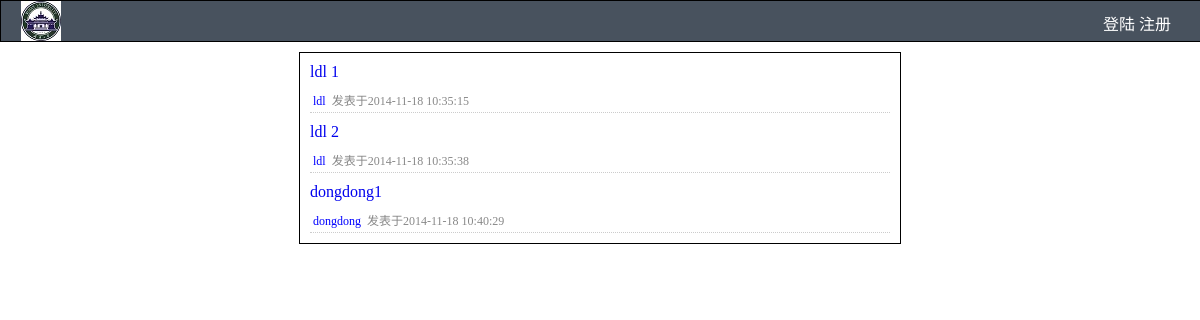
Screenshot of /blog/ with the database file from the repository.
### blog/models.py (models this page shows, shortened)
class BlogTable1(models.Model):
      userID=models.CharField(max_length=10)
      userName=models.CharField(max_length=30)
      title=models.CharField(max_length=150)
      body=models.TextField()
      category=models.ForeignKey(BlogCategory)
      tag=models.CharField(max_length=100)
      timestamp=models.DateTimeField()

### blog/views.py (the view)
# urls.py: urlpatterns=patterns('',url(r'^$',homepage),
def homepage(request):
    blogs=BlogTable1.objects.all()
    if 'userName' in request.session:
        return render_to_response('index.html',{'blogs':blogs,'userName':request.session['userName'],'userID':request.session['userID']},context_instance=RequestContext(request))
    else:
        return render_to_response('index.html',{'blogs':blogs},context_instance=RequestContext(request))

### blog/templates/index.html (shortened to what this page needs)
<!DOCTYPE html>
<head>
  <link rel="stylesheet" href="css/index.css" type="text/css">
</head>
<body>
     <div id="head">
         <div id="logo">
              <a href="/blog" id="bloglogo"></a>
         </div>
         <div id="loginarea">
             {%if userName%}
                <a id="userlogined" href="/blog/{{userID}}">{{userName}}</a>
                <div id="logindiv">
                    <a href="/blog/{{userID}}">我的博客</a><br>
                    <a href="/blog/{{userID}}/logout">退出</a>
                </div>
             {%else%}
                <a href="/blog/gologin">登陆</a>
                <a href="/blog/goregister">注册</a>
             {%endif%}
         </div>
     </div>
     <div id="main">
        {%for blog in blogs%}
          <div class="bloglist">
              <div class="blogtitle"><a href="/blog/{{blog.userID}}/article/{{blog.id}}">{{blog.title}}</a></div>
              <div class="bloginfo"><a href="/blog/{{blog.userID}}" class='username'>{{blog.userName}}</a>发表于{{blog.timestamp|date:"Y-m-d H:i:s"}}</div>
          </div>
        {%endfor%}
     </div>
</body>
</html>

### static/css/index.css (style rules this page uses)
body { height:100%; width:100%; margin:0; text-align:center; }
body a { text-decoration:none; }
#head { width:100%; height:40px; margin:0px; border:solid 1px; background:#48525e; }
#bloglogo { background-image:url("/blog/pic/logoindex.jpg"); width:40px; height:40px; float:left; margin-left:20px; }
#loginarea { float:right; margin-right:20px; text-align:center; padding:10px; }
#loginarea a { color:white; }
#main { width:50%; height:40%; border:solid 1px; margin:0 auto; text-align:center; margin-top:10px; }
.bloglist { text-align:left; margin:10px; border-bottom:1px dotted #ccc; }
.bloginfo { margin:3px; margin-top:10px; color:#888; font-size:12px; margin-right:30px; }
.username { color:blue; margin-right:6px; }

### rows the page displays
BlogTable1: title "ldl 1", userName "ldl", timestamp "2014-11-18 10:35:15"
BlogTable1: title "ldl 2", userName "ldl", timestamp "2014-11-18 10:35:38"
BlogTable1: title "dongdong1", userName "dongdong", timestamp "2014-11-18 10:40:29"
